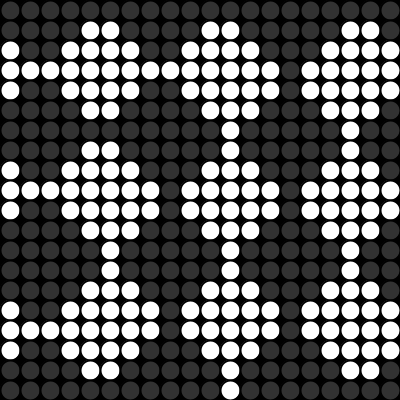
Frame 1 (no input)
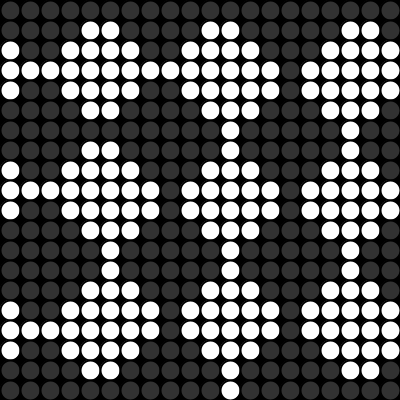
Frame 60 (the mouse pressed at the canvas centre just before this capture)
Frame 120 (the mouse held since frame 60 and released just before this capture): identical to frame 60, image omitted

The Processing sketch that drew these frames (run headless with seeded random() and noise(); from frame 60 on, the mouse is pressed at the canvas centre):

// Processing sketch: processing_68226
// ── processing_68226.pde

int cs = 20;  // Cell size
float t = 0;    // Time variable.

void setup() {
  size(400, 400);
  background(0);
  smooth();
}

void draw() {
  // Double iterations. Treat j as y, and i as x.
  for (int j = 0; j < height / cs; j++) {
    for (int i = 0; i < width / cs; i++) {

      // Use your imagination, and your math textbook from high school.
      if ( sin(i + t) + cos(j) <= 0 ) {  // Change the condition to make your own pattern.
        fill(255);
      }
      else {
        fill(50);
      }

      stroke(0);
      strokeWeight(2);
      ellipse(cs / 2 + i * cs, cs / 2 + j * cs, cs, cs);
    }
  }
  // Uncomment the following line to animate the graph.
  //t = t - 0.1;
}
